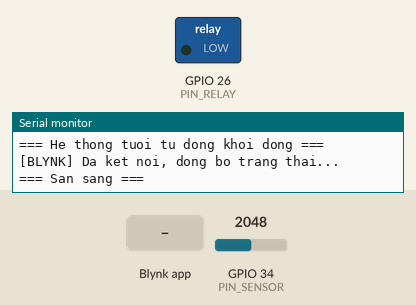
Recording of a program running on a simulated ESP32. Parts: switched loads named in the program (green lamp = pin HIGH), the last lines printed to the serial monitor. Inputs (shaded band) come from the test bench; at power-on: GPIO 34 (PIN_SENSOR) = 2048. WiFi joins after 1.5 s; servers stay silent unless stated.

Above: at 3.0 s.
3.1 s: GPIO 34 (PIN_SENSOR) set to 2332
7.3 s: GPIO 34 (PIN_SENSOR) set to 2460
At 8.2 s:
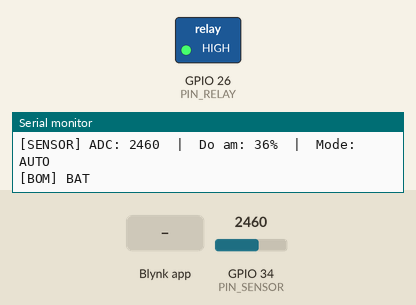
12.3 s: Blynk app writes 0 to V2
At 12.8 s:
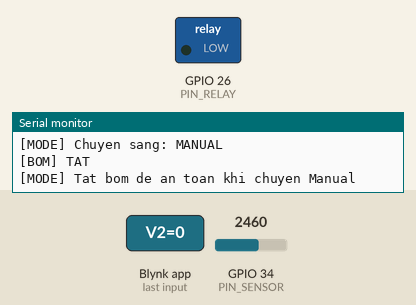
Timing chart, 0 to 14.8 s (numbered marks = the images above; inputs shaded):
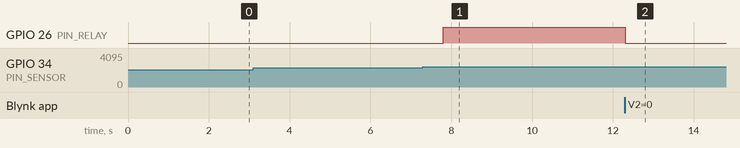

The program:

main.cpp
```cpp
#define BLYNK_TEMPLATE_ID "your-blynk-template-id"
#define BLYNK_TEMPLATE_NAME "your-blynk-template-name"
#define BLYNK_AUTH_TOKEN "your-blynk-auth-token"

#define BLYNK_PRINT Serial  // In log Blynk ra Serial Monitor

#include <Arduino.h>
#include <WiFi.h>
#include <BlynkSimpleEsp32.h>

// Thông tin Wifi
const char* WIFI_SSID = "your-wifi-ssid";   // Chỉ dùng băng tần 2.4GHz
const char* WIFI_PASS = "your-wifi-password";

// Chân GPIO
#define PIN_SENSOR  34
#define PIN_RELAY   26

// Ngưỡng độ ẩm
#define ADC_KHO     3050
#define ADC_UOT     1390

// Ngưỡng mặc định theo % (có thể đổi từ Blynk qua V3/V4)
#define DEFAULT_NGUONG_BAT_PHAN_TRAM  40
#define DEFAULT_NGUONG_TAT_PHAN_TRAM  75

// Thời gian
#define INTERVAL_DOC_SENSOR  2000  // Đọc cảm biến mỗi 2 giây
#define INTERVAL_GUI_BLYNK   2000  // Gửi dữ liệu lên Blynk mỗi 2 giây

// Khai báo các biến trạng thái và giá trị mặc định của nó
int  mode       = 1;     // 1=Auto, 0=Manual
bool bompDangBat = false; // Trạng thái bơm hiện tại
int  doAmPhanTram = 0;   // Độ ẩm % hiện tại

int nguongBatPhanTram = DEFAULT_NGUONG_BAT_PHAN_TRAM; // V3
int nguongTatPhanTram = DEFAULT_NGUONG_TAT_PHAN_TRAM; // V4
int nguongBatADC = 0;
int nguongTatADC = 0;

// Timer của Blynk
BlynkTimer timer;

//
//  HÀM PHỤ: Bật/Tắt bơm và cập nhật Blynk
//

void batBom() {
    if (!bompDangBat) {
        digitalWrite(PIN_RELAY, HIGH);   // Active HIGH, bật relay
        bompDangBat = true;
        Blynk.virtualWrite(V0, 1);      // Cập nhật switch trên app
        Serial.println("[BOM] BAT");
    }
}

void tatBom() {
    if (bompDangBat) {
        digitalWrite(PIN_RELAY, LOW);  // Active LOW, tắt relay
        bompDangBat = false;
        Blynk.virtualWrite(V0, 0);      // Cập nhật switch trên app
        Serial.println("[BOM] TAT");
    }
}

int phanTramSangADC(int phanTram) {
    phanTram = constrain(phanTram, 0, 100);
    long span = ADC_KHO - ADC_UOT;
    long raw = ADC_UOT + (long)(100 - phanTram) * span / 100;
    return (int)constrain(raw, ADC_UOT, ADC_KHO);
}

void capNhatNguongADC() {
    nguongBatADC = phanTramSangADC(nguongBatPhanTram);
    nguongTatADC = phanTramSangADC(nguongTatPhanTram);
}

//
//  HÀM CHÍNH: Đọc cảm biến + xử lý Auto
//

void docCamBienVaXuLy() {
    int raw = analogRead(PIN_SENSOR);

    // Quy đổi ADC sang phần trăm độ ẩm
    doAmPhanTram = map(raw, ADC_UOT, ADC_KHO, 100, 0);
    doAmPhanTram = constrain(doAmPhanTram, 0, 100);

    Serial.print("[SENSOR] ADC: ");
    Serial.print(raw);
    Serial.print("  |  Do am: ");
    Serial.print(doAmPhanTram);
    Serial.print("%  |  Mode: ");
    Serial.println(mode == 1 ? "AUTO" : "MANUAL");

    // Gửi độ ẩm lên Blynk
    Blynk.virtualWrite(V1, doAmPhanTram);

    // Chỉ xử lý tự động nếu đang ở chế độ Auto
    if (mode == 1) {
        if (raw > nguongBatADC) {
            batBom();
        } else if (raw < nguongTatADC) {
            tatBom();
        }
    }
}

//
//  BLYNK: Nhận lệnh từ thao tác trên Dashboard
//

// Nhận lệnh điều khiển bơm thủ công
BLYNK_WRITE(V0) {
    if (mode == 0) {  // Chỉ xử lý khi đang Manual
        int lenh = param.asInt();
        if (lenh == 1) {
            batBom();
        } else {
            tatBom();
        }
        Serial.print("[MANUAL] Lenh tu app: ");
        Serial.println(lenh == 1 ? "BAT BOM" : "TAT BOM");
    } else {
        // Bỏ qua lệnh điều khiển bơm nếu hệ thống đang ở mode Auto, đồng bộ lại trạng thái thật của bơm lên Dashboard
        Serial.println("[AUTO] Bo qua lenh switch tu app");
        Blynk.virtualWrite(V0, bompDangBat ? 1 : 0);
    }
}

// Nhận lệnh từ Switch V2 (Mode)
BLYNK_WRITE(V2) {
    mode = param.asInt();
    Serial.print("[MODE] Chuyen sang: ");
    Serial.println(mode == 1 ? "AUTO" : "MANUAL");

    // Khi chuyển sang Manual thì tắt bơm để an toàn
    if (mode == 0) {
        tatBom();
        Serial.println("[MODE] Tat bom de an toan khi chuyen Manual");
    }
}

// Hiệu chỉnh ngưỡng bật bơm (giá trị Blynk trả về là số phần trăm)
BLYNK_WRITE(V3) {
    nguongBatPhanTram = param.asInt();
    capNhatNguongADC();
    Serial.print("[NGUONG] Bat %: ");
    Serial.print(nguongBatPhanTram);
    Serial.print(" | ADC: ");
    Serial.println(nguongBatADC);
}

// Hiệu chỉnh ngưỡng tắt bơm (giá trị Blynk trả về là số phần trăm)
BLYNK_WRITE(V4) {
    nguongTatPhanTram = param.asInt();
    capNhatNguongADC();
    Serial.print("[NGUONG] Tat %: ");
    Serial.print(nguongTatPhanTram);
    Serial.print(" | ADC: ");
    Serial.println(nguongTatADC);
}

// Đồng bộ trạng thái khi ESP32 mới kết nối
BLYNK_CONNECTED() {
    // Lấy trạng thái hiện tại của các switch từ Blynk Cloud về ESP32
    Blynk.syncVirtual(V0, V2, V3, V4);
    Serial.println("[BLYNK] Da ket noi, dong bo trang thai...");
}

//
//  SETUP
//

void setup() {
    Serial.begin(115200);

    pinMode(PIN_RELAY, OUTPUT);
    digitalWrite(PIN_RELAY, LOW);  // Tắt bơm ngay khi khởi động

    capNhatNguongADC();

    Serial.println("=== He thong tuoi tu dong khoi dong ===");

    Blynk.begin(BLYNK_AUTH_TOKEN, WIFI_SSID, WIFI_PASS);

    // Đăng ký timer đọc cảm biến mỗi 2 giây
    timer.setInterval(INTERVAL_DOC_SENSOR, docCamBienVaXuLy);

    Serial.println("=== San sang ===");
}

//
//  LOOP
//

void loop() {
    Blynk.run();   // Giữ kết nối Blynk + xử lý lệnh từ app
    timer.run();   // Chạy các timer đã đăng ký
}
```

Measured:
- the behaviour switches between 2386 and 2387 on GPIO 34 (PIN_SENSOR) (found by bisection; images 0 and 1)
- after the input at 7.3 s, GPIO 26 (PIN_RELAY): LOW → HIGH after 0.50 s
- after the input at 12.3 s, GPIO 26 (PIN_RELAY): HIGH → LOW at once
